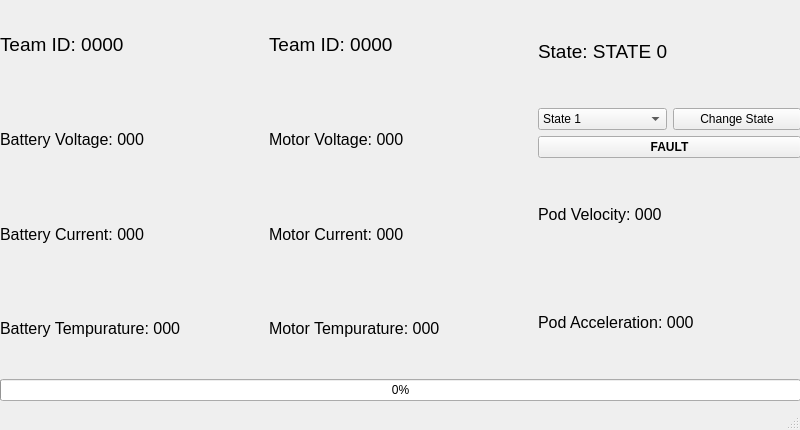
<?xml version="1.0" encoding="UTF-8"?>
<ui version="4.0">
 <class>MainWindow</class>
 <widget class="QMainWindow" name="MainWindow">
  <property name="geometry">
   <rect>
    <x>0</x>
    <y>0</y>
    <width>800</width>
    <height>430</height>
   </rect>
  </property>
  <property name="maximumSize">
   <size>
    <width>800</width>
    <height>430</height>
   </size>
  </property>
  <property name="windowTitle">
   <string>MainWindow</string>
  </property>
  <widget class="QWidget" name="centralwidget">
   <widget class="QWidget" name="verticalLayoutWidget_4">
    <property name="geometry">
     <rect>
      <x>0</x>
      <y>0</y>
      <width>801</width>
      <height>401</height>
     </rect>
    </property>
    <layout class="QVBoxLayout" name="verticalLayout_5">
     <item>
      <layout class="QHBoxLayout" name="horizontalLayout">
       <item>
        <layout class="QVBoxLayout" name="verticalLayout">
         <item>
          <widget class="QLabel" name="label">
           <property name="font">
            <font>
             <pointsize>14</pointsize>
            </font>
           </property>
           <property name="text">
            <string>Team ID: 0000</string>
           </property>
          </widget>
         </item>
         <item>
          <widget class="QLabel" name="label_2">
           <property name="font">
            <font>
             <pointsize>12</pointsize>
            </font>
           </property>
           <property name="text">
            <string>Battery Voltage: 000</string>
           </property>
          </widget>
         </item>
         <item>
          <widget class="QLabel" name="label_3">
           <property name="font">
            <font>
             <pointsize>12</pointsize>
            </font>
           </property>
           <property name="text">
            <string>Battery Current: 000</string>
           </property>
          </widget>
         </item>
         <item>
          <widget class="QLabel" name="label_4">
           <property name="font">
            <font>
             <pointsize>12</pointsize>
            </font>
           </property>
           <property name="text">
            <string>Battery Tempurature: 000</string>
           </property>
          </widget>
         </item>
        </layout>
       </item>
       <item>
        <layout class="QVBoxLayout" name="verticalLayout_3">
         <item>
          <widget class="QLabel" name="label_8">
           <property name="font">
            <font>
             <pointsize>14</pointsize>
            </font>
           </property>
           <property name="text">
            <string>Team ID: 0000</string>
           </property>
          </widget>
         </item>
         <item>
          <widget class="QLabel" name="label_5">
           <property name="font">
            <font>
             <pointsize>12</pointsize>
            </font>
           </property>
           <property name="text">
            <string>Motor Voltage: 000</string>
           </property>
          </widget>
         </item>
         <item>
          <widget class="QLabel" name="label_6">
           <property name="font">
            <font>
             <pointsize>12</pointsize>
            </font>
           </property>
           <property name="text">
            <string>Motor Current: 000</string>
           </property>
          </widget>
         </item>
         <item>
          <widget class="QLabel" name="label_7">
           <property name="font">
            <font>
             <pointsize>12</pointsize>
            </font>
           </property>
           <property name="text">
            <string>Motor Tempurature: 000</string>
           </property>
          </widget>
         </item>
        </layout>
       </item>
       <item>
        <layout class="QVBoxLayout" name="verticalLayout_4">
         <item>
          <widget class="QLabel" name="label_12">
           <property name="font">
            <font>
             <pointsize>14</pointsize>
            </font>
           </property>
           <property name="text">
            <string>State: STATE 0</string>
           </property>
          </widget>
         </item>
         <item>
          <layout class="QHBoxLayout" name="horizontalLayout_2">
           <item>
            <widget class="QComboBox" name="comboBox">
             <item>
              <property name="text">
               <string>State 1</string>
              </property>
             </item>
             <item>
              <property name="text">
               <string>State 2</string>
              </property>
             </item>
             <item>
              <property name="text">
               <string>State 3</string>
              </property>
             </item>
             <item>
              <property name="text">
               <string>State 4</string>
              </property>
             </item>
            </widget>
           </item>
           <item>
            <widget class="QPushButton" name="pushButton_2">
             <property name="text">
              <string>Change State</string>
             </property>
            </widget>
           </item>
          </layout>
         </item>
         <item>
          <widget class="QPushButton" name="pushButton">
           <property name="font">
            <font>
             <weight>75</weight>
             <bold>true</bold>
            </font>
           </property>
           <property name="cursor">
            <cursorShape>ArrowCursor</cursorShape>
           </property>
           <property name="text">
            <string>FAULT</string>
           </property>
          </widget>
         </item>
         <item>
          <widget class="QLabel" name="label_9">
           <property name="font">
            <font>
             <pointsize>12</pointsize>
            </font>
           </property>
           <property name="text">
            <string>Pod Velocity: 000</string>
           </property>
          </widget>
         </item>
         <item>
          <widget class="QLabel" name="label_11">
           <property name="font">
            <font>
             <pointsize>12</pointsize>
            </font>
           </property>
           <property name="text">
            <string>Pod Acceleration: 000</string>
           </property>
          </widget>
         </item>
        </layout>
       </item>
      </layout>
     </item>
     <item>
      <widget class="QProgressBar" name="progressBar">
       <property name="value">
        <number>0</number>
       </property>
      </widget>
     </item>
    </layout>
   </widget>
  </widget>
  <widget class="QStatusBar" name="statusbar"/>
 </widget>
 <resources/>
 <connections/>
</ui>
